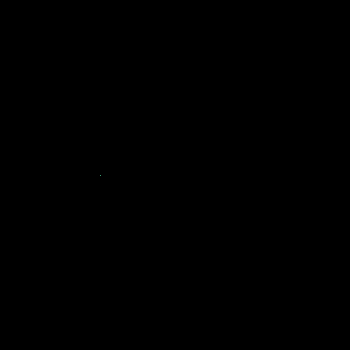
Frame 1 (no input)
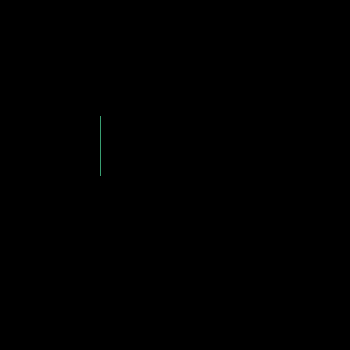
Frame 60 (the mouse pressed at the canvas centre just before this capture)
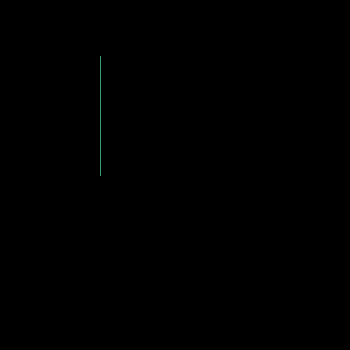
Frame 120 (the mouse held since frame 60 and released just before this capture)

The Processing sketch that drew these frames (run headless with seeded random() and noise(); from frame 60 on, the mouse is pressed at the canvas centre):

// Processing sketch: processing_78101
// ── processing_78101.pde

int humandir = UP;
int x = 100;
int y = 175;

void setup()
{
  size (350, 350);
  background (0);
}

void draw()
{
  human ();
}


void keyPressed()
{ 
  if (key == 'w')
  {
    humandir = UP;
  }
  else if (key == 'a')
  {
    humandir = LEFT;
  }
  else if (key == 's')
  {
    humandir = DOWN;
  }
  else if (key == 'd')
  {
    humandir = RIGHT;
  }
}

void human()
{
  stroke (81, 222, 161);
  if (get(x, y) != color(0, 0, 0)) 
  {
    text("Game Over", 150, 175);
  }
  else
  {
    point (x, y);
    if (humandir == RIGHT)
    {
      x++;
    }
    else if (humandir == LEFT)
    {  
      x--;
    }
    else if (humandir == UP)
    {
      y--;
    }
    else if (humandir == DOWN)
    {
      y++;
    }
  }
}
